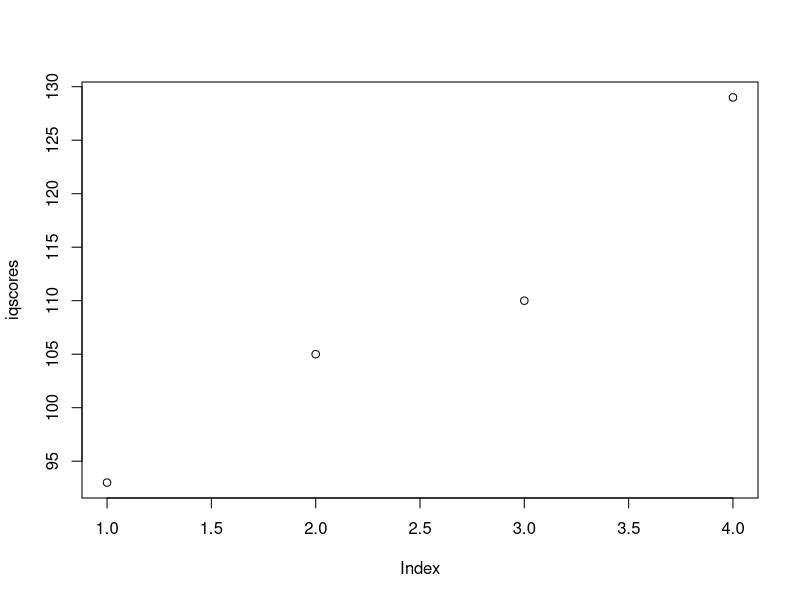

The R source for this figure:
#Normal distribution

#1:
mean <- 110
sd <- 11
iqscores <- c(93,105,110,129)

plot(iqscores)

#https://en.wikipedia.org/wiki/Standard_score
#Find standard scores of IQ-scores
z <- (iqscores - mean) / sd
#-1.5454545
#-0.4545455
#0.0000000
#1.7272727

#Compute probabilities
pnorm(90, mean, sd) #Smaller or equal than 90
1 - pnorm(120, mean, sd) #Bigger than 120
pnorm(140, mean, sd) - pnorm(115, mean, sd) #Smaller than 115 and Smaller or equal then 140

#2:
pnorm(501.5, 502, 0.5) * 100 #Less then 501,5 grams
(1 - pnorm(502.4, 502, 0.5)) * 100 #More than 502,4 grams
(pnorm(502.4, 502, 0.5) - pnorm(501.5, 502, 0.5)) * 100 #Between 501,5 and 502,4 grams

#3:
pnorm(6, 5, 1) * 100 #84 percentage
(pnorm(5.8, 5, 1) - pnorm(5, 5, 1)) * 100 #28 percentage
(pnorm(5.9, 5, 1) - pnorm(5.2, 5, 1)) * 100 #23 percentage

#4:
pnorm(312, 450, 60)
#5:
1 - pnorm(20, 20.5, 0.2)
#6:
pnorm(4.5, 3.5, 1) - pnorm(2, 3.5, 1)
#7:
qnorm(0.1, 450, 50) #385,9 seconds
qnorm(0.95, 450, 50) #Between 358,9 and 532,2 seconds
#8:
pnorm(135, 110, 25) #Sarah, 29 years old
135 - 110 #25, from mean
pnorm(120, 90, 25) #Ann, 62 years old
120 - 90 #30, from mean.. Ann wins
#9:
qnorm(1 - 0.985, 12.36895, 0.17)

#Exponentional distribution

#1:
pexp(1.5, 1) #0.7768
1 - pexp(2, 1) #0.135
pexp(2.82, 1) - pexp(1.35, 1) #0.199

#2:
pexp(15/60, 12) #0.95
pexp(5/60, 12) #0.632
pexp(10/60, 12) - pexp(2/60, 12) #0.534
pexp(7.2/60, 12) - pexp(0.1/60, 12) #0.743
1 - pexp(7/60, 12) #0.246

#3:
pexp(5/60, 15)

#4:
pexp(16/8, 1/8) - pexp(12/8, 1/8)

#5:
1 - pexp(15, 3/60) #0.472
pexp(25, 3/60) #0.713
pexp(90, 3/60) - pexp(30, 3/60) #0.212
